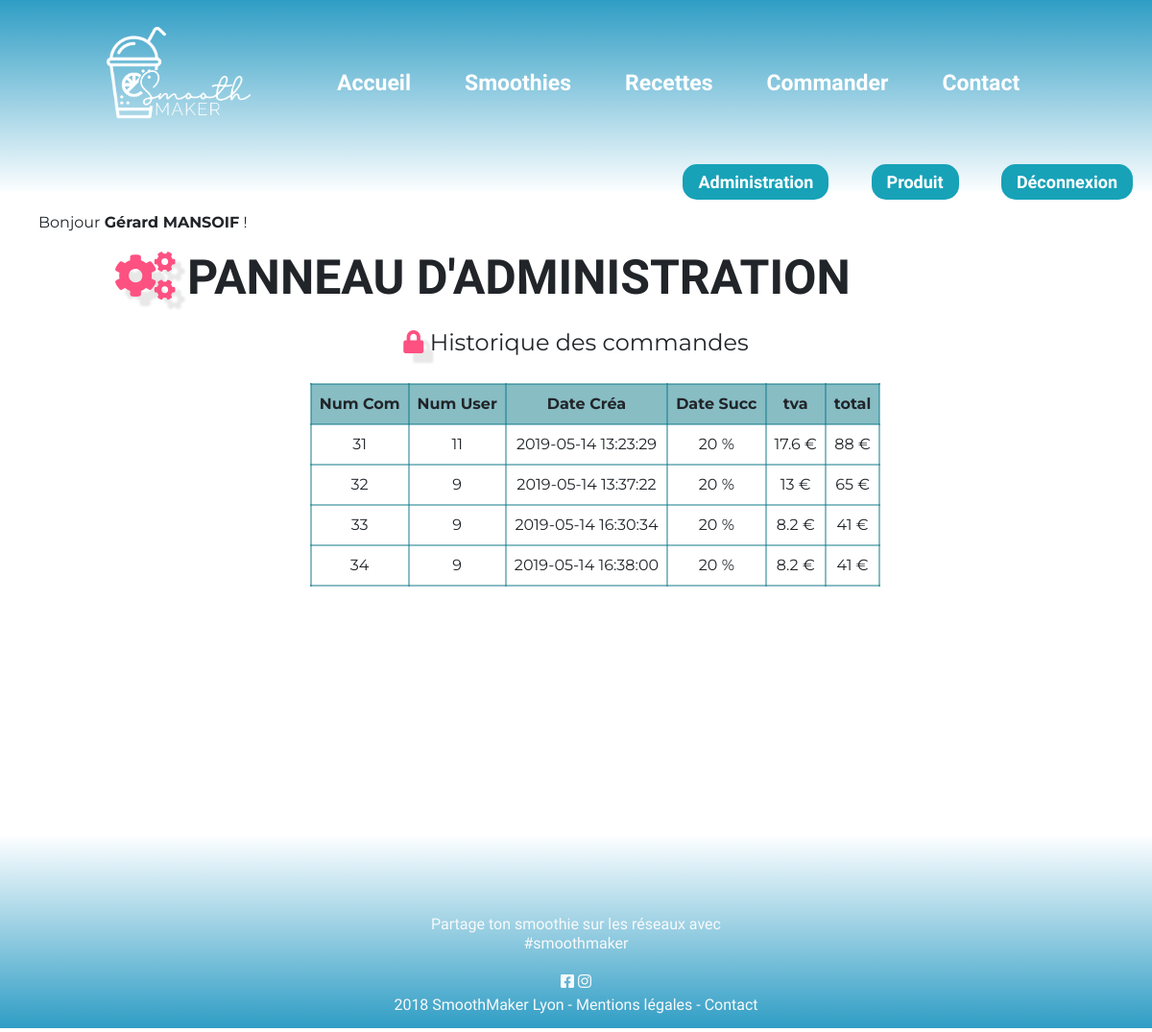
/index.php/admin (signed in), run on the app's committed database.
### tables this page shows
CREATE TABLE `Order` (
  `Id` int(11) NOT NULL,
  `User_Id` int(11) NOT NULL,
  `TaxRate` float NOT NULL,
  `TotalAmount` double DEFAULT NULL,
  `TaxAmount` double DEFAULT NULL,
  `CreationTimestamp` datetime NOT NULL DEFAULT CURRENT_TIMESTAMP
);

### library/MicroKernel.class.php (called while the page is built, shortened)
<?php
class MicroKernel
{
    private $applicationPath;
    private $configuration;
    private $controllerPath;
    public function __construct()
    {
        $this->applicationPath = realpath(ROOT_PATH.'/application');
        $this->configuration   = new Configuration();
        $this->controllerPath  = null;
    }
    public function bootstrap()
    {
        $this->configuration->load('database');
        $this->configuration->load('library');
        return $this;
    }
    public function loadClass($class)
    {
        $class = str_replace('\\', DIRECTORY_SEPARATOR, $class);
        if(substr($class, -10) == 'Controller')
        {
            $filename = "$this->controllerPath/$class.class.php";
        }
        else if(substr($class, -4) == 'Form')
        {
            $filename = "$this->applicationPath/forms/$class.class.php";
        }
        elseif(substr($class, -5) == 'Model')
        {
            $filename = "$this->applicationPath/models/$class.class.php";
        }
        else
        {
            $filename = "$this->applicationPath/classes/$class.class.php";
        }
    }
    public function run(FrontController $frontController)
    {
        try
        {
            $requestPath = $frontController->buildContext($this->configuration);
            $this->controllerPath = "$this->applicationPath/controllers$requestPath";
            $frontController->run();
            $frontController->renderView();
        }
        catch(Exception $exception)
        {
            ob_clean();
            $frontController->renderErrorView
            (
                implode('<br>',
                [
                    $exception->getMessage(),
                    "<strong>Fichier</strong> : ".$exception->getFile(),
                    "<strong>Ligne</strong> : ".$exception->getLine()
                ])
            );
        }
    }
}

### index.php (called while the page is built, shortened)
<?php
require_once 'library/Configuration.class.php';
require_once 'library/Database.class.php';
require_once 'library/MicroKernel.class.php';
$microKernel = new MicroKernel();
$microKernel->bootstrap()->run(new FrontController());

### application/controllers/admin/AdminController.class.php (called while the page is built, shortened)
<?php
class AdminController
{
    public function httpGetMethod(Http $http)
    {
    	$ordersModel = new OrderModel();
    	$orders = $ordersModel->listAll();
    	return
		[
			'orders' => $orders
		];
    }
}

### library/Database.class.php (called while the page is built, shortened)
<?php
class Database
{
	private $pdo;
	public function __construct()
	{
		$configuration = new Configuration();
		$this->pdo = new PDO
		(
			$configuration->get('database', 'dsn'),
			$configuration->get('database', 'user'),
			$configuration->get('database', 'password')
		);
		$this->pdo->exec('SET NAMES UTF8');
		$this->pdo->setAttribute(PDO::ATTR_ERRMODE, PDO::ERRMODE_EXCEPTION);
	}
    public function query($sql, array $criteria = array())
    {
        $query = $this->pdo->prepare($sql);
        $query->execute($criteria);
        return $query->fetchAll(PDO::FETCH_ASSOC);
    }
}

### library/Configuration.class.php (called while the page is built, shortened)
<?php
class Configuration
{
	private static $registry;
	public function __construct()
	{
		if(Configuration::$registry === null)
		{
			Configuration::$registry = array();
		}
	}
	public function get($filename, $key, $defaultValue = null)
	{
		if(array_key_exists($filename, Configuration::$registry) === true)
		{
			if(array_key_exists($key, Configuration::$registry[$filename]) === true)
			{
				return Configuration::$registry[$filename][$key];
			}
		}
		return $defaultValue;
	}
	public function load($filename)
	{
		Configuration::$registry[$filename] = $config;
	}
}

### application/models/OrderModel.class.php (called while the page is built, shortened)
<?php
class OrderModel
{
    public function listAll()
    {
        $database = new Database();
                $sql = 'SELECT
                    Id,
                    User_Id,
                    CreationTimestamp,
                    TotalAmount,
                    TaxRate,
                    TaxAmount
                FROM `Order`
                ORDER BY CreationTimestamp';
        return $database->query($sql);
    }
}

### application/www/admin/AdminView.phtml (the view, shortened to what this page needs)
<h2 class="title Abhaya "><i class="fa fa-cogs"></i> PANNEAU D'ADMINISTRATION</h2>
<form class="generic-form mx-auto" action="<?= $requestUrl ?>/admin/user" method="POST">
	<fieldset>
		<legend class="mx-auto"><i class="fa fa-lock"></i> Historique des commandes</legend>
		<ul>
	        <li>
	        	<table id="table-order" class="mx-auto">
	        	<thead>
	        		<tr>
	        			<th>Num Com</th>
	        			<th>Num User</th>
	        			<th>Date Créa</th>
	        			<th>Date Succ</th>
	        			<th>tva</th>
	        			<th>total</th>
	        		</tr>
	        	</thead>
	        	<tbody>
				<?php foreach ($orders as $order): ?>
					<tr>
						<td>
							<a name="<?= $order['Id'] ?>"><?= $order['Id'] ?></a>
						</td>
						<td>
							<a name="<?= $order['User_Id'] ?>"><?= $order['User_Id'] ?></a>
						</td>
						<td>
							<?= $order['CreationTimestamp'] ?>
						</td>
						<td>
							<?= $order['TaxRate'] ?> %
						</td>
						<td>
							<?= $order['TaxAmount'] ?> €
						</td>
						<td>
							<?= $order['TotalAmount'] ?> €
						</td>
					</tr>
					<?php endforeach; ?>
	        </li>
		</ul>
	</fieldset>
</form>

### application/www/css/ui-form.css (style rules this page uses)
.generic-form ul li { margin: 1em 0; }

### application/www/css/theme.css (style rules this page uses)
a { text-decoration: none; }
.Abhaya { font-family: 'Abhaya Libre', serif; }
body { font-family: 'Montserrat', sans-serif; }
.title { font-style: normal; font-weight: 800; font-size: 50px; line-height: 59px; margin-bottom: 20px; }
* { box-sizing: border-box; }
li { list-style:none; }
.generic-form ul { margin-left:auto; margin-right:auto; }
#table-order th { text-align: center; border:2px solid rgba(7, 118, 133, 0.48); background: rgba(7, 118, 133, 0.48); padding: 8px; }
#table-order td { border:2px solid rgba(7, 118, 133, 0.48); text-align: center; padding: 8px; }
#table-order { margin-bottom: 210px; }

### application/www/css/main.css (style rules this page uses)
.generic-form { text-align: center; margin: auto; }
.fa { color: #FD5182 ; filter: drop-shadow( 10px 10px 1px rgba(0, 0, 0, 0.09)); }

### data on the page
order: Id "31", User_Id "11", CreationTimestamp "2019-05-14 13:23:29", TaxRate "20", TaxAmount "17.6", TotalAmount "88"
order: Id "32", User_Id "9", CreationTimestamp "2019-05-14 13:37:22", TaxRate "20", TaxAmount "13", TotalAmount "65"
order: Id "33", User_Id "9", CreationTimestamp "2019-05-14 16:30:34", TaxRate "20", TaxAmount "8.2", TotalAmount "41"
order: Id "34", User_Id "9", CreationTimestamp "2019-05-14 16:38:00", TaxRate "20", TaxAmount "8.2", TotalAmount "41"

### other printed values
$userSession->getFullName() "Gérard MANSOIF"
